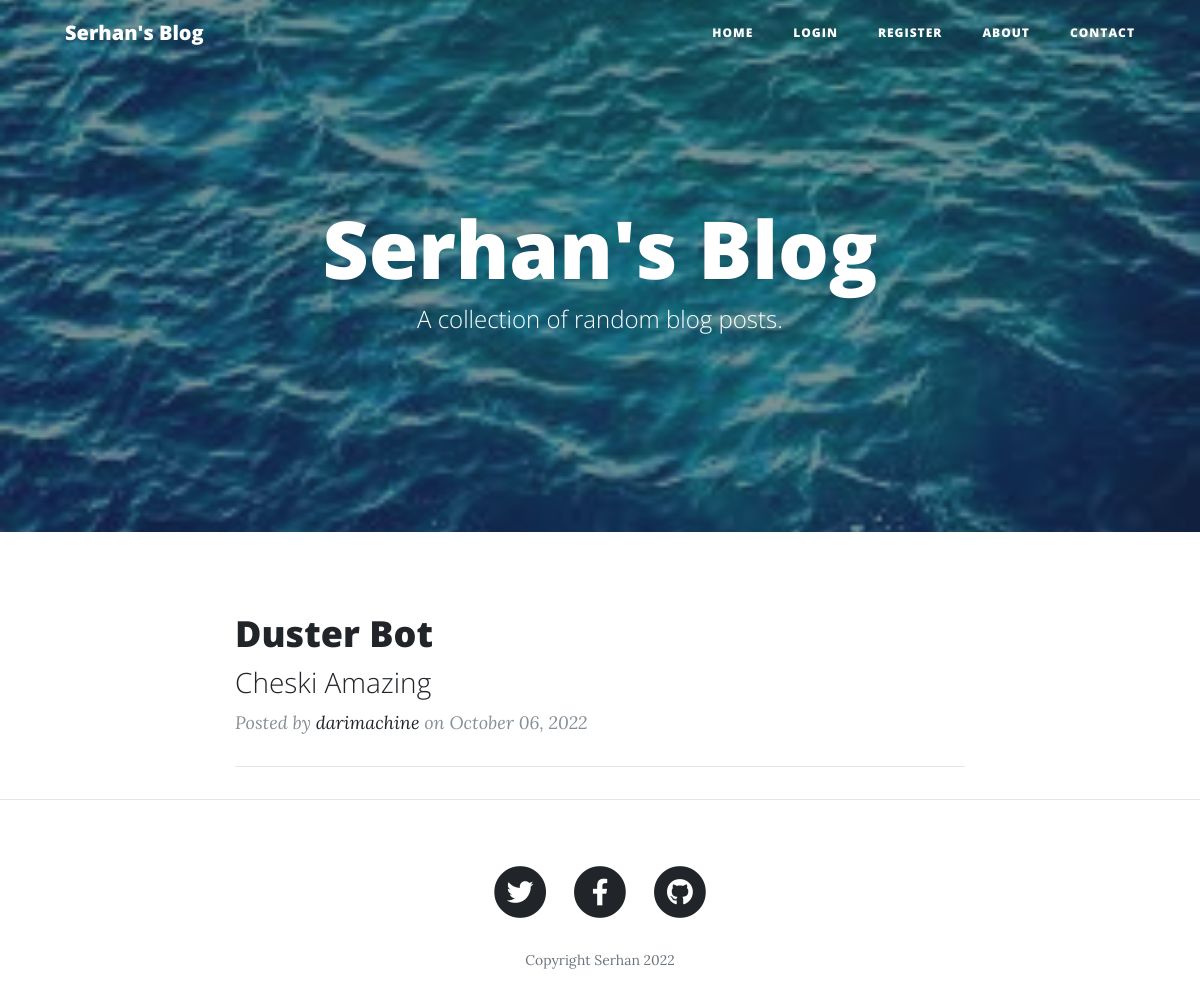
Before: / with the older database file.
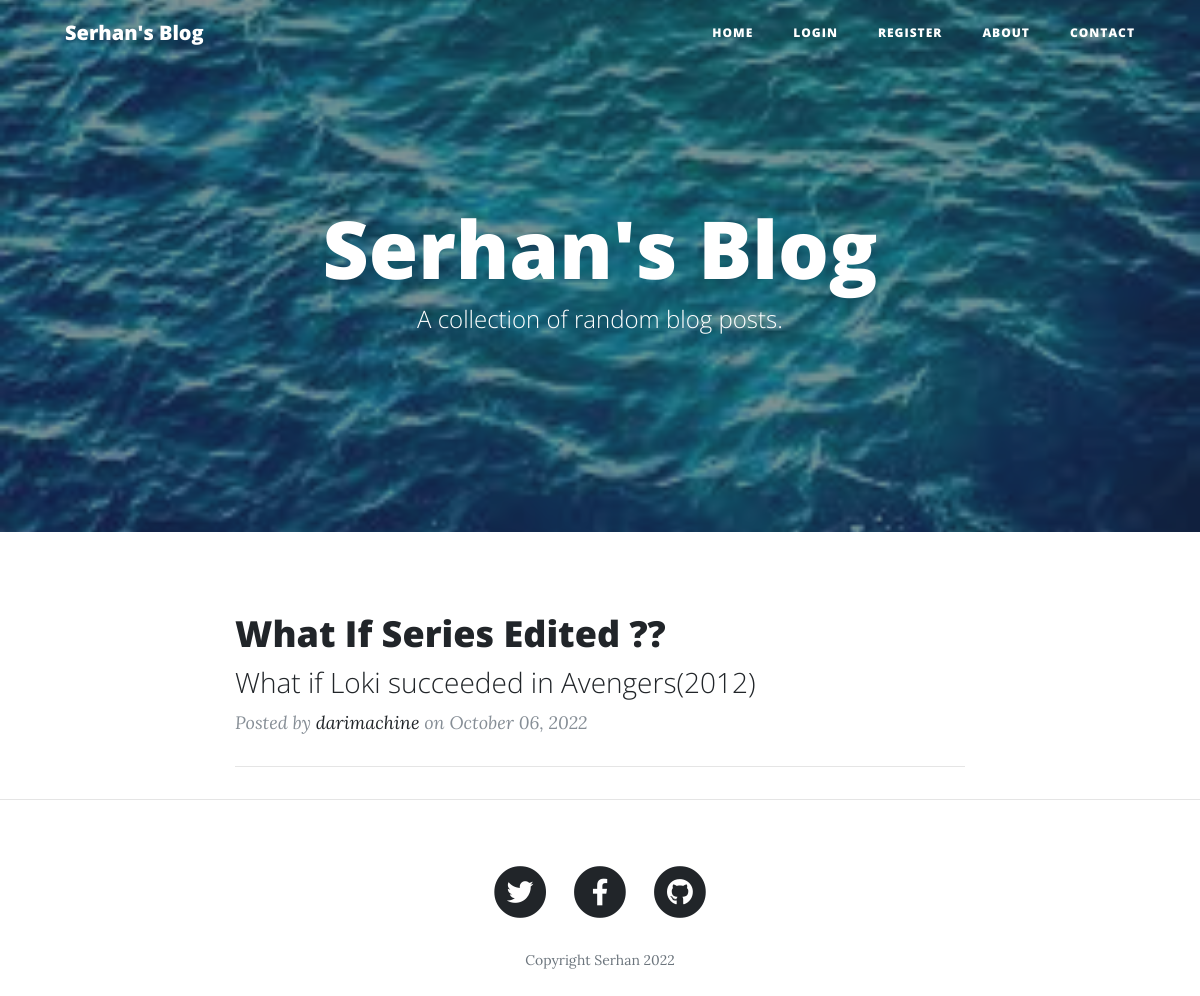
After: the same page with the newer database file.
### main.py (models this page shows)
class BlogPost(db.Model):
    __tablename__ = "blog_posts"
    id = db.Column(db.Integer, primary_key=True)
    title = db.Column(db.String(250), unique=True, nullable=False)
    subtitle = db.Column(db.String(250), nullable=False)
    date = db.Column(db.String(250), nullable=False)
    body = db.Column(db.Text, nullable=False)
    img_url = db.Column(db.String(500), nullable=False)
    author_id = db.Column(db.Integer,db.ForeignKey('users.id'),nullable=False)
    author = relationship('Users',back_populates='posts')
    comments_post = relationship('Comment', lazy=True, backref='posts')

class Users(UserMixin,db.Model):
    __tablename__ = "users"
    id = db.Column(db.Integer, primary_key=True)
    email = db.Column(db.String(50), nullable=False,unique=True)
    password = db.Column(db.String(80),nullable=False)
    name = db.Column(db.String(200),nullable=False)
    posts = relationship('BlogPost',lazy=True,back_populates='author')
    comments = relationship('Comment',lazy=True,backref='author')

### main.py (the view)
@app.route('/')
def get_all_posts():
    posts = BlogPost.query.all()
    return render_template("index.html", all_posts=posts)

### templates/index.html (shortened to what this page needs)
{% include "header.html" %}
  <header class="masthead" style="background-image: url('/static/img/background.jpg')">
    <div class="overlay"></div>
    <div class="container">
      <div class="row">
        <div class="col-lg-8 col-md-10 mx-auto">
          <div class="site-heading">
            <h1>Serhan's Blog</h1>
            <span class="subheading">A collection of random blog posts.</span>
          </div>
        </div>
      </div>
    </div>
  </header>
  <div class="container">
    <div class="row">
      <div class="col-lg-8 col-md-10 mx-auto">
        {% for post in all_posts %}
        <div class="post-preview">
          <a href="{{ url_for('show_post', post_id=post.id) }}">
            <h2 class="post-title">
              {{post.title}}
            </h2>
            <h3 class="post-subtitle">
              {{post.subtitle}}
            </h3>
          </a>
          <p class="post-meta">Posted by
            <a href="#">{{post.author.name}}</a>
            on {{post.date}}
          </p>
        </div>
        <hr>
        {% endfor %}
      </div>
    </div>
  </div>
  <hr>
{% include "footer.html" %}

### templates/header.html (shortened to what this page needs)
<!DOCTYPE html>
<html lang="en">
<head>
  <link href="{{ url_for('static', filename='vendor/bootstrap/css/bootstrap.min.css') }}" rel="stylesheet">
  <link href="{{ url_for('static', filename='vendor/fontawesome-free/css/all.min.css')}}" rel="stylesheet" type="text/css">
  <link href="{{ url_for('static', filename='css/clean-blog.min.css')}}" rel="stylesheet">
</head>
<body>
  <nav class="navbar navbar-expand-lg navbar-light fixed-top" id="mainNav">
    <div class="container">
      <a class="navbar-brand" href="{{url_for('get_all_posts')}}">Serhan's Blog</a>
      <div class="collapse navbar-collapse" id="navbarResponsive">
        <ul class="navbar-nav ml-auto">
          <li class="nav-item">
            <a class="nav-link" href="{{ url_for('get_all_posts') }}">Home</a>
          </li>
          {% if not current_user.is_authenticated %}
            <li class="nav-item">
              <a class="nav-link" href="{{ url_for('login') }}">Login</a>
            </li>
            <li class="nav-item">
              <a class="nav-link" href="{{ url_for('register') }}">Register</a>
            </li>
          {% else %}
            <li class="nav-item">
              <a class="nav-link" href="{{ url_for('logout') }}">Log Out</a>
            </li>
          {% endif %}
          <li class="nav-item">
            <a class="nav-link" href="{{ url_for('about') }}">About</a>
          </li>
          <li class="nav-item">
            <a class="nav-link" href="{{ url_for('contact') }}">Contact</a>
          </li>
        </ul>
      </div>
    </div>
  </nav>

### templates/footer.html (shortened to what this page needs)
  <footer>
    <div class="container">
      <div class="row">
        <div class="col-lg-8 col-md-10 mx-auto">
          <ul class="list-inline text-center">
            <li class="list-inline-item">
              <a href="#">
                <span class="fa-stack fa-lg">
                  <i class="fas fa-circle fa-stack-2x"></i>
                  <i class="fab fa-twitter fa-stack-1x fa-inverse"></i>
                </span>
              </a>
            </li>
            <li class="list-inline-item">
              <a href="#">
                <span class="fa-stack fa-lg">
                  <i class="fas fa-circle fa-stack-2x"></i>
                  <i class="fab fa-facebook-f fa-stack-1x fa-inverse"></i>
                </span>
              </a>
            </li>
            <li class="list-inline-item">
              <a href="#">
                <span class="fa-stack fa-lg">
                  <i class="fas fa-circle fa-stack-2x"></i>
                  <i class="fab fa-github fa-stack-1x fa-inverse"></i>
                </span>
              </a>
            </li>
          </ul>
          <p class="copyright text-muted">Copyright Serhan 2022</p>
        </div>
      </div>
    </div>
  </footer>
</body>
</html>

Changed rows visible on the page:
changed BlogPost "darimachine": title "Duster Bot" → "What If Series Edited ??"; subtitle "Cheski Amazing" → "What if Loki succeeded in Avengers(2012)"
